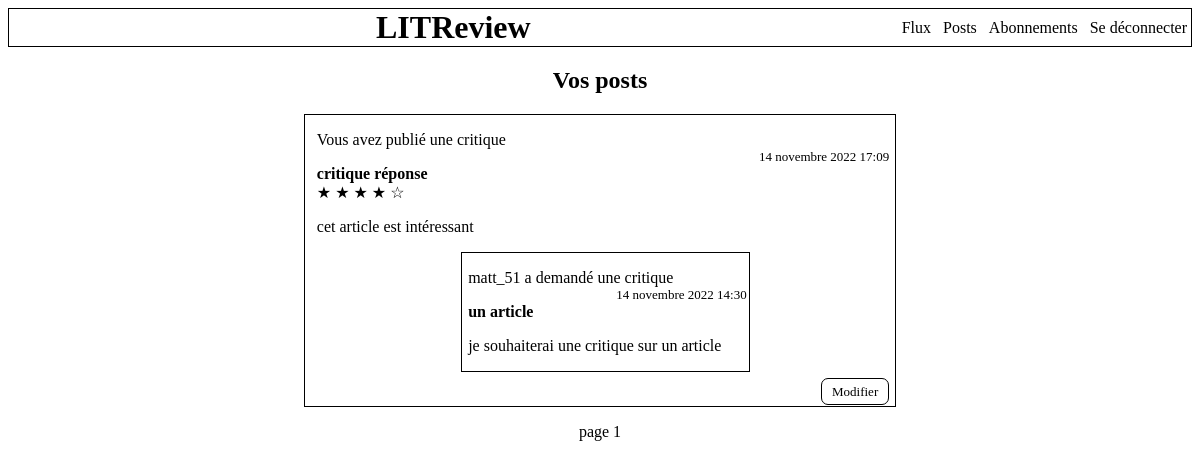
Page /posts/ (signed in) on the earlier database version.
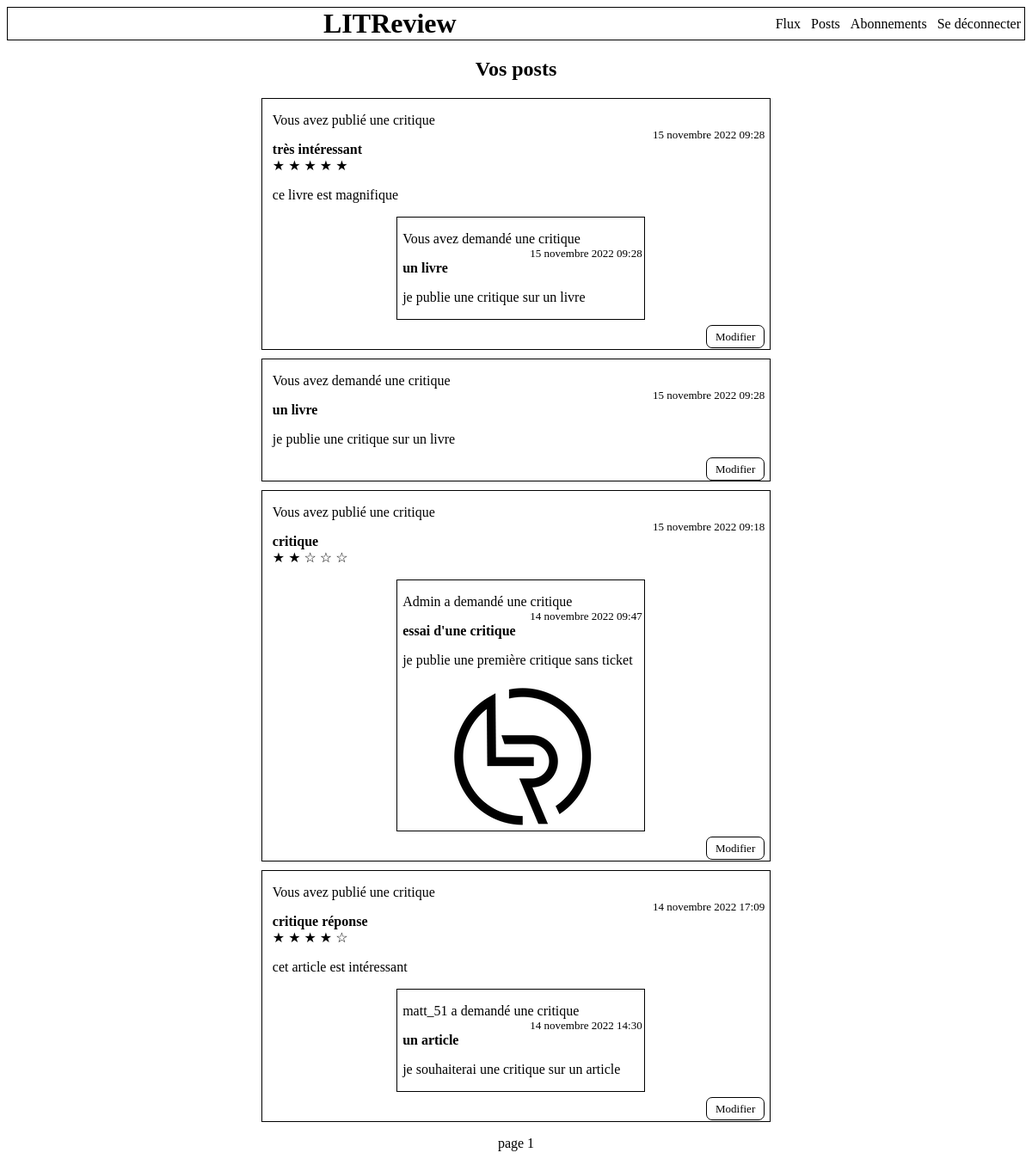
Same page on the later database version.
### blog/models.py (models this page shows)
class Critique(models.Model):
    ticket = models.ForeignKey(to=Ticket, on_delete=models.CASCADE)
    note = models.PositiveSmallIntegerField(validators=[MinValueValidator(0),
                                                        MaxValueValidator(5)])
    user = models.ForeignKey(to=settings.AUTH_USER_MODEL,
                             on_delete=models.CASCADE)
    entete = models.CharField(max_length=128)
    commentaire = models.TextField(max_length=8192, blank=True)
    date = models.DateTimeField(auto_now_add=True)

class Ticket(models.Model):
    titre = models.CharField(max_length=128)
    description = models.TextField(max_length=2048, blank=True)
    user = models.ForeignKey(to=settings.AUTH_USER_MODEL,
                             on_delete=models.CASCADE)
    image = models.ImageField(null=True, blank=True)
    date = models.DateTimeField(auto_now_add=True)

### connexion/models.py (models this page shows)
class User(AbstractUser):
    abonnement = models.ManyToManyField("self", through="Abonnement",
                                        symmetrical=False)

### blog/views.py (the view)
# urls.py: path("posts/", blog.views.posts, name="posts"),
@login_required
def posts(request):
    tickets = models.Ticket.objects.filter(user=request.user)
    critiques = models.Critique.objects.filter(user=request.user)
    tickets_et_critiques = sorted(chain(tickets, critiques),
                                  key=lambda instance: instance.date,
                                  reverse=True)
    paginator = Paginator(tickets_et_critiques, 4)
    numero_page = request.GET.get("page")
    page = paginator.get_page(numero_page)
    context = {"page": page}
    return render(request, "posts.html", context=context)

### blog/templatetags/blog_extras.py (called while the page is built)
@register.filter
def model_type(instance):
    return type(instance).__name__

@register.simple_tag(takes_context=True)
def modifier_affichage(context, user):
    if user == context["user"]:
        return "Vous avez"
    return f"{user.username} a"

### blog/templates/posts.html
{% extends "base.html" %}
{% load blog_extras %}
{% block content %}
<div id="posts">
    <h2>Vos posts</h2>
    {% for instance in page %}
        {% if instance|model_type == "Ticket" %}
            <article class="ticket">
            {% include "partials/ticket.html" with ticket=instance %}
                <div>
                    <a class="bouton"
                       href="{% url 'modifier_ticket' instance.id %}">
                        Modifier</a>
                </div>
            </article>
        {% elif instance|model_type == "Critique" %}
            <article class="critique">
                {% include "partials/critique.html" with critique=instance %}
                <article class="ticket">
                    {% include "partials/ticket.html" with ticket=instance.ticket %}
                </article>
                <div>
                    <a class="bouton"
                       href="{% url 'modifier_critique' instance.id %}">
                        Modifier</a>
                </div>
            </article>
        {% endif %}
    {% endfor %}
    <p>
        {% include "partials/pagination.html" %}
    </p>
</div>
{% endblock content %}

### blog/templates/partials/critique.html
{% load blog_extras %}
<p class="user">{% modifier_affichage critique.user %} publié une critique</p>
<p class="date">{{ critique.date }}</p>
<p class="entete">{{ critique.entete }}</p>
{% if critique.note == 0 %}
    <p class="note">&#9734 &#9734 &#9734 &#9734 &#9734</p>
{% elif critique.note == 1 %}
    <p class="note">&#9733 &#9734 &#9734 &#9734 &#9734</p>
{% elif critique.note == 2 %}
    <p class="note">&#9733 &#9733 &#9734 &#9734 &#9734</p>
{% elif critique.note == 3 %}
    <p class="note">&#9733 &#9733 &#9733 &#9734 &#9734</p>
{% elif critique.note == 4 %}
    <p class="note">&#9733 &#9733 &#9733 &#9733 &#9734</p>
{% elif critique.note == 5 %}
    <p class="note">&#9733 &#9733 &#9733 &#9733 &#9733</p>
{% endif %}
<p>{{ critique.commentaire }}</p>

### blog/templates/partials/ticket.html
{% load blog_extras %}
<p class="user">{% modifier_affichage ticket.user %} demandé une critique</p>
<p class="date">{{ ticket.date }}</p>
<p class="titre">{{ ticket.titre }}</p>
<p>{{ ticket.description }}</p>
{% if ticket.image %}
    <img src="{{ ticket.image.url }}">
{% endif %}

Differences in the rows shown:
added Critique: user "Vous avez", date "15 novembre 2022 09:28", entete "très intéressant", commentaire "ce livre est magnifique"
added Ticket: user "Vous avez", date "15 novembre 2022 09:28", titre "un livre", description "je publie une critique sur un livre"
added Critique: user "Vous avez", date "15 novembre 2022 09:18", entete "critique", image (picture)
now on this page (row unchanged): Ticket: user.username "Admin a", date "14 novembre 2022 09:47", titre "essai d'une critique", description "je publie une première critique sans ticket"
